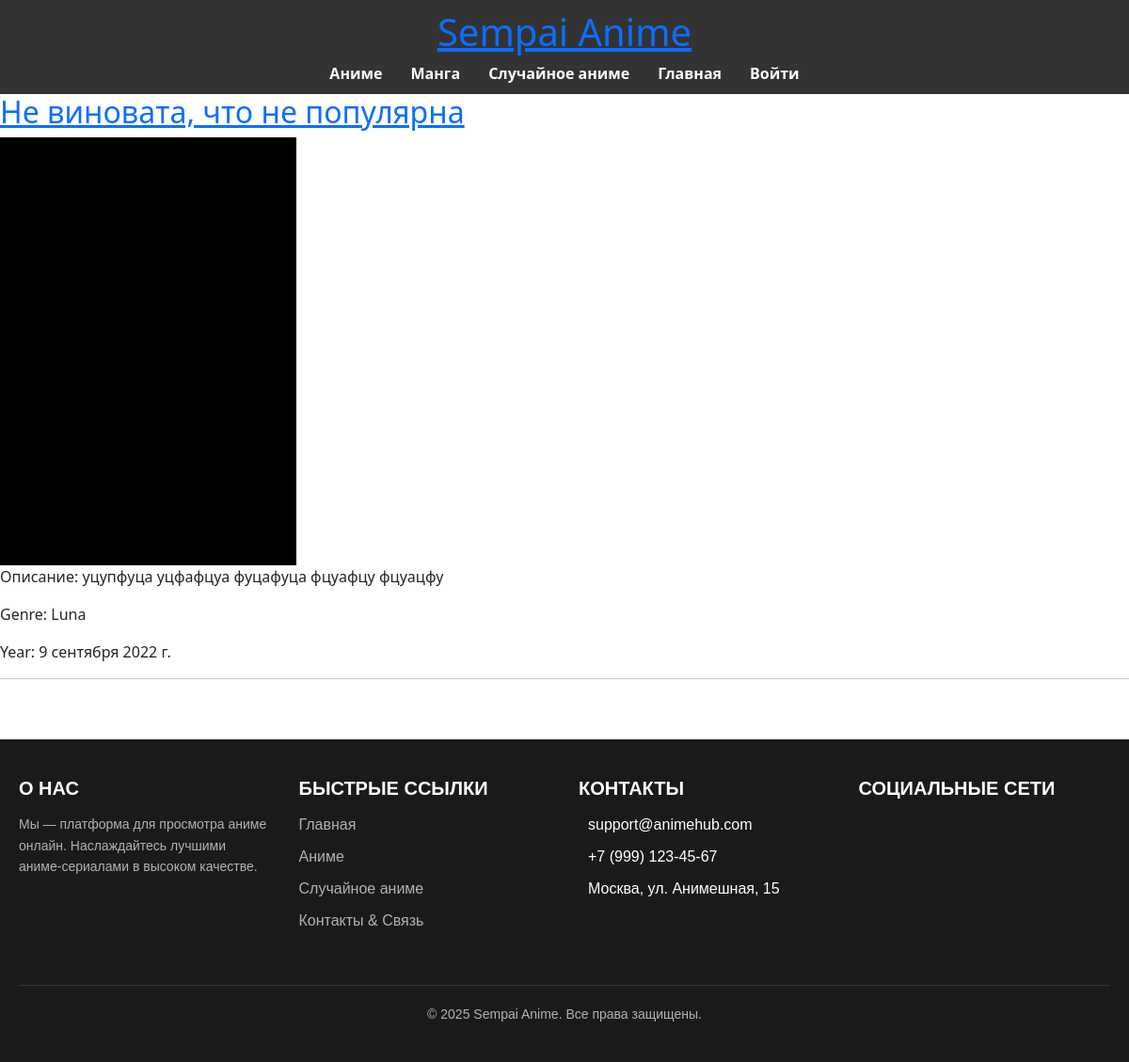
/read_manga/, run on an earlier commit of the app's database.
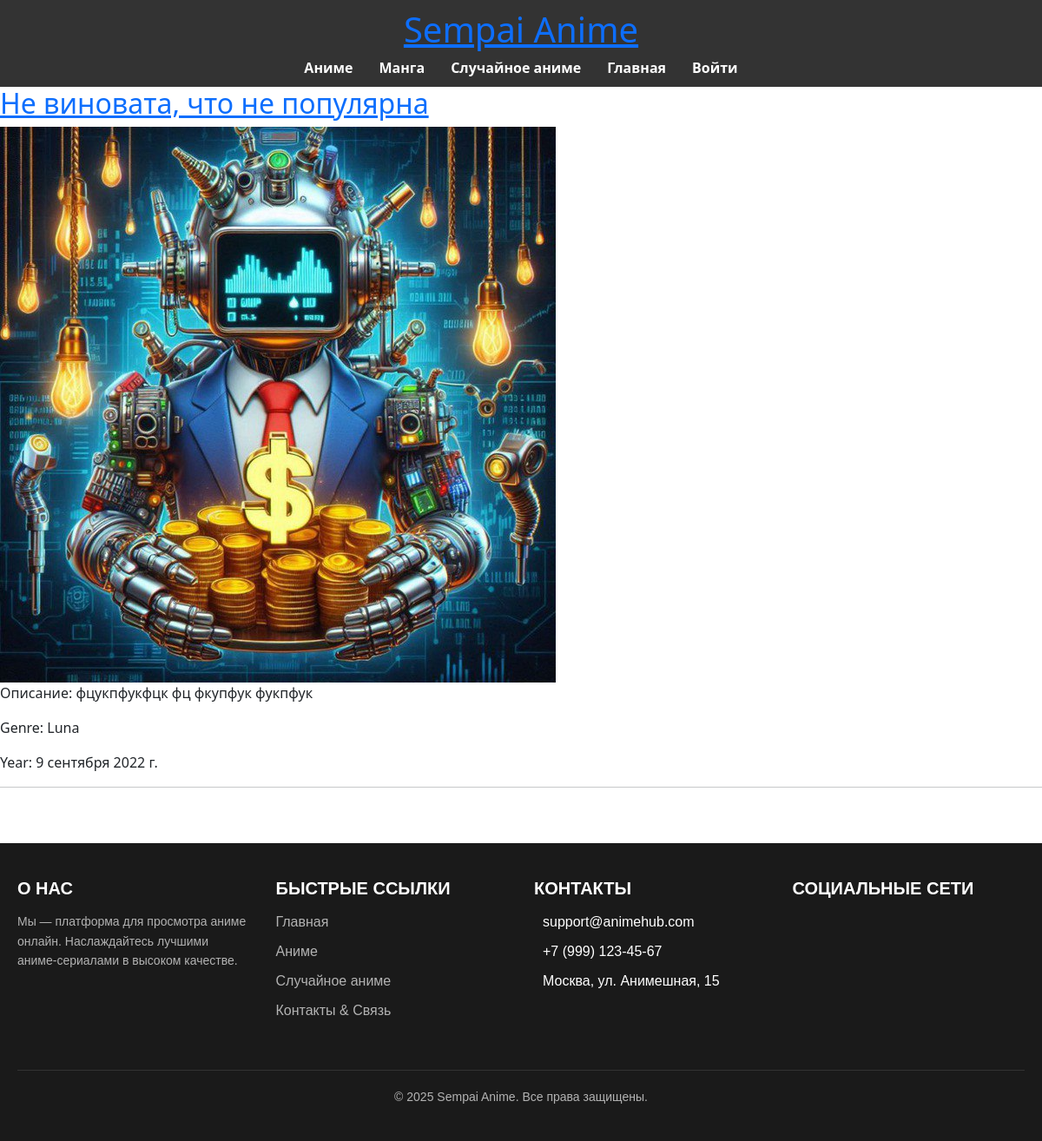
And on a later commit of the database.
### manga/models.py (models this page shows, shortened)
class Manga(models.Model):
    name = models.CharField(max_length=100, verbose_name='Название', unique=True)
    slug = models.SlugField(max_length=200, unique=True, blank=True, null=True, verbose_name='URL')
    image_poster = models.ImageField(upload_to='manga_images_posters/', verbose_name='Изображение')
    genre = models.ForeignKey(to=Genres, on_delete=models.CASCADE, verbose_name='Жанр')
    release_date = models.DateField(verbose_name='Дата выпуска', blank=True, null=True)
    age_limit = models.CharField(max_length=100, blank=True, verbose_name='Возрастное ограничение', null=True)
    study = models.ForeignKey(to=Study, on_delete=models.CASCADE, verbose_name='Студия создатель')
    description = models.TextField(verbose_name='Описание', blank=True, null=True)

class Study(models.Model):
    name = models.CharField(max_length=100, verbose_name='Студия создатель')
    slug = models.SlugField(max_length=200, unique=True, blank=True, null=True, verbose_name='URL')
    def __str__(self):
        return self.name

### manga/views.py (the view)
# urls.py: path('', manga, name='read_manga'),
def manga(request):
    manga_list = Manga.objects.all()
    context = {
        'titile': 'Sempai Anime',
        'manga_list': manga_list,
    }
    return render(request, 'manga/manga.html', context)

### animes/context_processors.py (called while the page is built)
def random_anime(request):
    return {
        'random_anime': Anime.objects.order_by('?').first()
    }

### manga/templates/manga/manga.html
{% extends 'app/base.html' %}
{% load static %}
{% block content %}
    {% for manga in manga_list %}
        <h2><a href="{% url 'manga:manga_detail_view' manga.slug %}">{{ manga.name }}</a></h2>
        <img src="{{ manga.image_poster.url }}" alt="{{ manga.name }}">
        <p>Описание: {{ manga.description }}</p>
        <p>Genre: {{ manga.study }}</p>
        <p>Year: {{ manga.release_date }}</p>
        <hr>
    {% endfor %}
{% endblock %}

What changed in the data, as far as the page shows it:
changed Manga "Не виновата, что не популярна": image_poster: a different picture; description "уцупфуца уцфафцуа фуцафуца фцуафцу фцуацфу" → "фцукпфукфцк фц фкупфук фукпфук"
